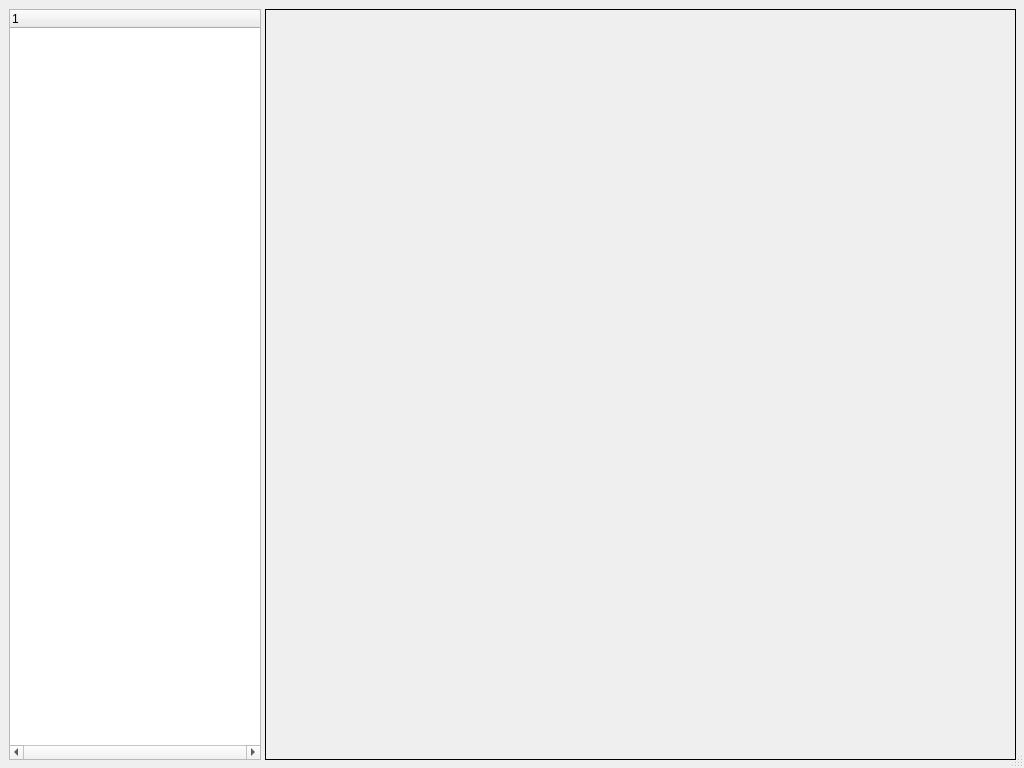
<?xml version="1.0" encoding="UTF-8"?>
<ui version="4.0">
 <class>Dialog</class>
 <widget class="QDialog" name="Dialog">
  <property name="geometry">
   <rect>
    <x>0</x>
    <y>0</y>
    <width>1024</width>
    <height>768</height>
   </rect>
  </property>
  <property name="acceptDrops">
   <bool>true</bool>
  </property>
  <property name="windowTitle">
   <string>Dialog</string>
  </property>
  <property name="sizeGripEnabled">
   <bool>true</bool>
  </property>
  <widget class="QTreeWidget" name="treeWidget">
   <property name="enabled">
    <bool>true</bool>
   </property>
   <property name="geometry">
    <rect>
     <x>9</x>
     <y>9</y>
     <width>252</width>
     <height>751</height>
    </rect>
   </property>
   <property name="horizontalScrollBarPolicy">
    <enum>Qt::ScrollBarAlwaysOn</enum>
   </property>
  </widget>
  <widget class="QStackedWidget" name="stackedWidget">
   <property name="enabled">
    <bool>true</bool>
   </property>
   <property name="geometry">
    <rect>
     <x>265</x>
     <y>9</y>
     <width>751</width>
     <height>751</height>
    </rect>
   </property>
   <property name="acceptDrops">
    <bool>false</bool>
   </property>
   <property name="frameShape">
    <enum>QFrame::Box</enum>
   </property>
   <property name="currentIndex">
    <number>-1</number>
   </property>
  </widget>
 </widget>
 <resources/>
 <connections/>
</ui>
